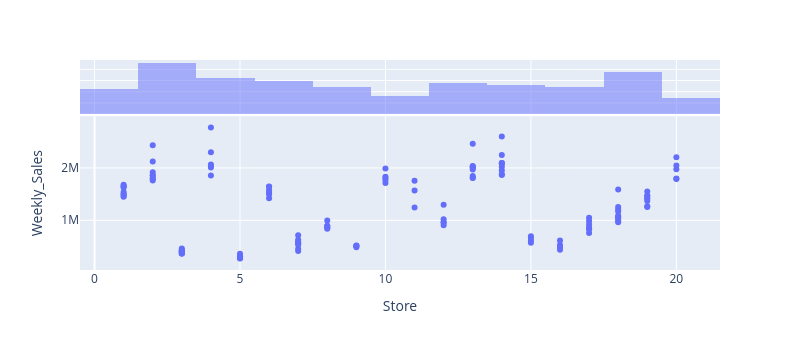
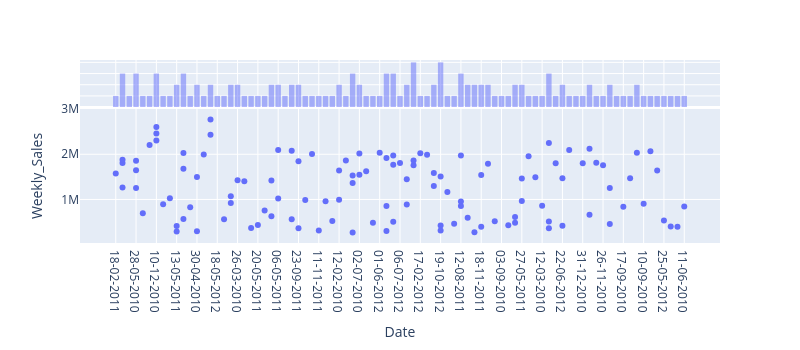
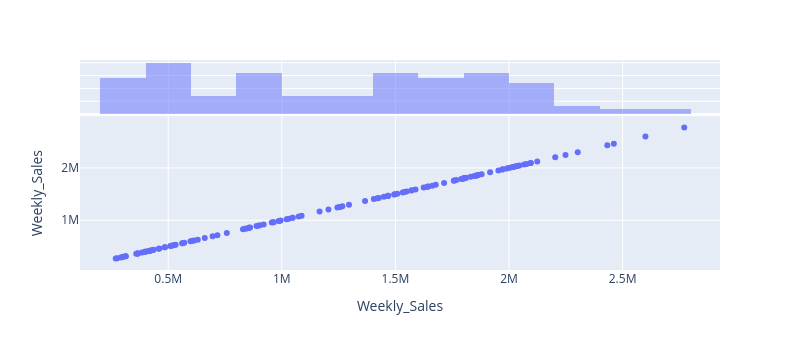
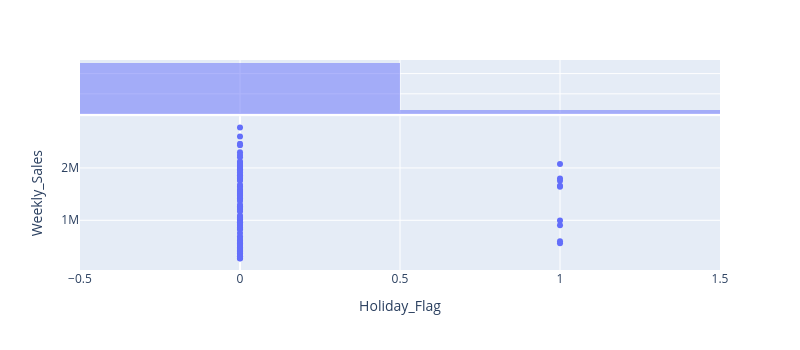

Source (notebook cell) for these figures, in order:
### Code cell
#Ventilation de toutes les variables en fonction de Weekly_sales

for col in df.columns:
    fig = px.scatter(df, x=col, y='Weekly_Sales', width=800, height=350, marginal_x='histogram')
    fig.show()

### Figure 1 — Plotly figure (JSON) as saved in the notebook; plotly's stock layout.template omitted (floating-point values rounded to 4 significant figures; data arrays with more than 128 entries replaced by an {"elided": "..."} marker saying what was removed)
{"data": [{"hovertemplate": "Store=%{x}<br>Weekly_Sales=%{y}<extra></extra>", "legendgroup": "", "marker": {"color": "#636efa", "symbol": "circle"}, "mode": "markers", "name": "", "orientation": "v", "showlegend": false, "type": "scatter", "x": {"elided": "150 float values"}, "xaxis": "x", "y": {"elided": "150 float values"}, "yaxis": "y"}, {"bingroup": "x", "hovertemplate": "Store=%{x}<br>count=%{y}<extra></extra>", "legendgroup": "", "marker": {"color": "#636efa"}, "name": "", "opacity": 0.5, "showlegend": false, "type": "histogram", "x": {"elided": "150 float values"}, "xaxis": "x2", "yaxis": "y2"}], "layout": {"barmode": "overlay", "height": 350, "legend": {"tracegroupgap": 0}, "margin": {"t": 60}, "width": 800, "xaxis": {"anchor": "y", "domain": [0, 1], "title": {"text": "Store"}}, "xaxis2": {"anchor": "y2", "domain": [0, 1], "matches": "x", "showgrid": true, "showticklabels": false}, "yaxis": {"anchor": "x", "domain": [0, 0.7326], "title": {"text": "Weekly_Sales"}}, "yaxis2": {"anchor": "x2", "domain": [0.7426, 1], "matches": "y2", "showgrid": true, "showline": false, "showticklabels": false, "ticks": ""}}}

### Figure 2 — Plotly figure (JSON) as saved in the notebook; plotly's stock layout.template omitted (floating-point values rounded to 4 significant figures; data arrays with more than 128 entries replaced by an {"elided": "..."} marker saying what was removed)
{"data": [{"hovertemplate": "Date=%{x}<br>Weekly_Sales=%{y}<extra></extra>", "legendgroup": "", "marker": {"color": "#636efa", "symbol": "circle"}, "mode": "markers", "name": "", "orientation": "v", "showlegend": false, "type": "scatter", "x": {"elided": "150 str values"}, "xaxis": "x", "y": {"elided": "150 float values"}, "yaxis": "y"}, {"bingroup": "x", "hovertemplate": "Date=%{x}<br>count=%{y}<extra></extra>", "legendgroup": "", "marker": {"color": "#636efa"}, "name": "", "opacity": 0.5, "showlegend": false, "type": "histogram", "x": {"elided": "150 str values"}, "xaxis": "x2", "yaxis": "y2"}], "layout": {"barmode": "overlay", "height": 350, "legend": {"tracegroupgap": 0}, "margin": {"t": 60}, "width": 800, "xaxis": {"anchor": "y", "domain": [0, 1], "title": {"text": "Date"}}, "xaxis2": {"anchor": "y2", "domain": [0, 1], "matches": "x", "showgrid": true, "showticklabels": false}, "yaxis": {"anchor": "x", "domain": [0, 0.7326], "title": {"text": "Weekly_Sales"}}, "yaxis2": {"anchor": "x2", "domain": [0.7426, 1], "matches": "y2", "showgrid": true, "showline": false, "showticklabels": false, "ticks": ""}}}

### Figure 3 — Plotly figure (JSON) as saved in the notebook; plotly's stock layout.template omitted (floating-point values rounded to 4 significant figures; data arrays with more than 128 entries replaced by an {"elided": "..."} marker saying what was removed)
{"data": [{"hovertemplate": "Weekly_Sales=%{y}<extra></extra>", "legendgroup": "", "marker": {"color": "#636efa", "symbol": "circle"}, "mode": "markers", "name": "", "orientation": "v", "showlegend": false, "type": "scatter", "x": {"elided": "150 float values"}, "xaxis": "x", "y": {"elided": "150 float values"}, "yaxis": "y"}, {"bingroup": "x", "hovertemplate": "Weekly_Sales=%{x}<br>count=%{y}<extra></extra>", "legendgroup": "", "marker": {"color": "#636efa"}, "name": "", "opacity": 0.5, "showlegend": false, "type": "histogram", "x": {"elided": "150 float values"}, "xaxis": "x2", "yaxis": "y2"}], "layout": {"barmode": "overlay", "height": 350, "legend": {"tracegroupgap": 0}, "margin": {"t": 60}, "width": 800, "xaxis": {"anchor": "y", "domain": [0, 1], "title": {"text": "Weekly_Sales"}}, "xaxis2": {"anchor": "y2", "domain": [0, 1], "matches": "x", "showgrid": true, "showticklabels": false}, "yaxis": {"anchor": "x", "domain": [0, 0.7326], "title": {"text": "Weekly_Sales"}}, "yaxis2": {"anchor": "x2", "domain": [0.7426, 1], "matches": "y2", "showgrid": true, "showline": false, "showticklabels": false, "ticks": ""}}}

### Figure 4 — Plotly figure (JSON) as saved in the notebook; plotly's stock layout.template omitted (floating-point values rounded to 4 significant figures; data arrays with more than 128 entries replaced by an {"elided": "..."} marker saying what was removed)
{"data": [{"hovertemplate": "Holiday_Flag=%{x}<br>Weekly_Sales=%{y}<extra></extra>", "legendgroup": "", "marker": {"color": "#636efa", "symbol": "circle"}, "mode": "markers", "name": "", "orientation": "v", "showlegend": false, "type": "scatter", "x": {"elided": "150 float values"}, "xaxis": "x", "y": {"elided": "150 float values"}, "yaxis": "y"}, {"bingroup": "x", "hovertemplate": "Holiday_Flag=%{x}<br>count=%{y}<extra></extra>", "legendgroup": "", "marker": {"color": "#636efa"}, "name": "", "opacity": 0.5, "showlegend": false, "type": "histogram", "x": {"elided": "150 float values"}, "xaxis": "x2", "yaxis": "y2"}], "layout": {"barmode": "overlay", "height": 350, "legend": {"tracegroupgap": 0}, "margin": {"t": 60}, "width": 800, "xaxis": {"anchor": "y", "domain": [0, 1], "title": {"text": "Holiday_Flag"}}, "xaxis2": {"anchor": "y2", "domain": [0, 1], "matches": "x", "showgrid": true, "showticklabels": false}, "yaxis": {"anchor": "x", "domain": [0, 0.7326], "title": {"text": "Weekly_Sales"}}, "yaxis2": {"anchor": "x2", "domain": [0.7426, 1], "matches": "y2", "showgrid": true, "showline": false, "showticklabels": false, "ticks": ""}}}
